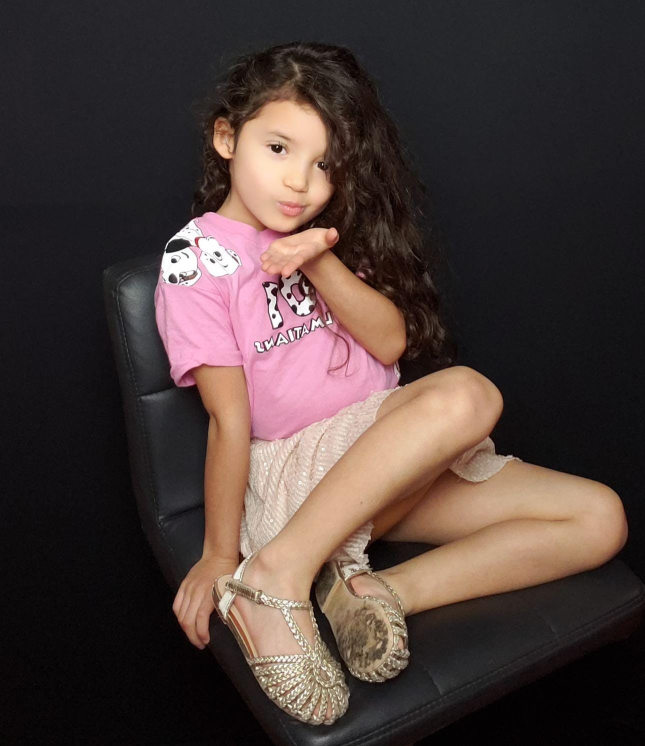
#> input picture data/input_segmentation/foto15.png, 1290 x 1492 px (shown at 1/2 size); its folder holds 3 pictures in this run
$ python dataset_builder.py
#> lines starting #> are read from the running program, lines starting #| are printed output that depends on the picture; pictures that were not available may be replaced by others from this repository, and a replacement may not be noted
import sys
import os
from pathlib import Path
import cv2
import numpy as np
import tkinter as tk
from tkinter import filedialog, simpledialog
from segment_anything import sam_model_registry, SamPredictor
import json

PROJECT_ROOT = Path(__file__).resolve().parent.parent
if str(PROJECT_ROOT) not in sys.path:
    sys.path.insert(0, str(PROJECT_ROOT))

try:
    from .config import (
        STATE_FILE,
        INPUT_SEG_DIR,
        OUTPUT_SEG_DIR,
        TRAIN_INPUT_DIR,
        TRAIN_OUTPUT_DIR,
        SAM_CHECKPOINT
    )
except ImportError:
    from src.config import (
        STATE_FILE,
        INPUT_SEG_DIR,
        OUTPUT_SEG_DIR,
        TRAIN_INPUT_DIR,
        TRAIN_OUTPUT_DIR,
        SAM_CHECKPOINT
    )

def load_last_index():
    if STATE_FILE.exists():
        with open(STATE_FILE, "r") as f:
            return json.load(f).get("last_index", 0)
    return 0

# [4 lines left out: function save_last_index, not called in this run]

def ask_start_index():
    last = load_last_index()
    next_auto = last + 1

    dialog = tk.Tk()
    dialog.title("Iniciar preprocessing")
    dialog.resizable(False, False)
    dialog.geometry("320x160")

    tk.Label(dialog, text=f"Último índice guardado: {last}", font=("Arial", 10)).pack(pady=(16, 4))
    tk.Label(dialog, text="Iniciar desde (dejar vacío = continuar):", font=("Arial", 10)).pack()

    entry = tk.Entry(dialog, font=("Arial", 12), justify="center", width=10)
    entry.pack(pady=6)

    result = [next_auto]  # Default value

    def on_continue():
        result[0] = next_auto
        dialog.destroy()

    # [7 lines left out: function on_custom, not called in this run]

    btn_frame = tk.Frame(dialog)
    btn_frame.pack(pady=8)
    tk.Button(btn_frame, text=f"Continuar desde {next_auto}", command=on_continue, width=18).pack(side="left", padx=6)
    tk.Button(btn_frame, text="Usar número ingresado", command=on_custom, width=18).pack(side="left", padx=6)

    dialog.mainloop()
    return result[0]

START_FROM = ask_start_index()
print(f"Arrancando desde foto{START_FROM}.png")

# Open file explorer
INPUT_IMAGE = filedialog.askopenfilename(
    title="Selecciona una imagen",
    filetypes=[("Imágenes", "*.png *.jpg *.jpeg")]
)
#> the answer given: ../data/input_segmentation/foto15.png
if not INPUT_IMAGE:
    print("No se seleccionó ninguna imagen.")
    exit()

# Load image
image = cv2.imread(INPUT_IMAGE)
#> image is the input picture: shape (1492, 1290, 3); mean B, G, R 57.4, 60.7, 75.3
if image is None:
    print("Error al leer la imagen.")
    exit()
print("Imagen cargada:", INPUT_IMAGE)

# OUTPUT INPUT SEGMENTATION
INPUT_SEG_DIR.mkdir(parents=True, exist_ok=True)
filename = f"foto{START_FROM}.png"
output_path = INPUT_SEG_DIR / filename
cv2.imwrite(str(output_path), image)

def load_image_pair(index):
    input_path = INPUT_SEG_DIR / f"foto{index}.png"
    output_path = OUTPUT_SEG_DIR / f"foto{index}.png"

    img_input = cv2.imread(str(input_path))
    img_output = cv2.imread(str(output_path))

    if img_input is None:
        print(f"No se encontró imagen de entrada: {input_path}")
        exit()
    if img_output is None:
        print(f"No se encontró imagen de salida: {output_path}")
        exit()

    print(f"Cargado par: foto{index}.png")
    return img_input, img_output

image_bgr, output_image_bgr = load_image_pair(START_FROM)

TRAIN_INPUT_DIR.mkdir(parents=True, exist_ok=True)
TRAIN_OUTPUT_DIR.mkdir(parents=True, exist_ok=True)

# Function to get the next save index based on existing files in the output directory
def get_next_save_index(output_dir):
    i = 1
    while (output_dir / f"imagen_{i}.png").exists():
        i += 1
    return i

save_index = get_next_save_index(TRAIN_INPUT_DIR)

# Adjust image to neural network input
def resize_image(image_bgr):
	TARGET_SIZE = 512
	h, w = image_bgr.shape[:2]
#> h = 1492; w = 1290
	scale = TARGET_SIZE / max(h, w)
#> scale = 0.343
	new_w = int(w * scale)
#> new_w = 442
	new_h = int(h * scale)
#> new_h = 512
	resized = cv2.resize(image_bgr, (new_w, new_h))
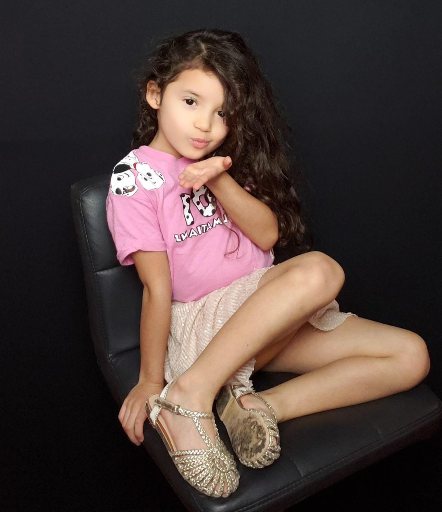
#> resized: shape (512, 442, 3); mean B, G, R 57.3, 60.6, 75.2
	image_bgr = np.zeros((TARGET_SIZE, TARGET_SIZE, 3), dtype=np.uint8)
	x_offset = (TARGET_SIZE - new_w) // 2
#> x_offset = 35
	y_offset = (TARGET_SIZE - new_h) // 2
#> y_offset = 0
	image_bgr[y_offset:y_offset+new_h, x_offset:x_offset+new_w] = resized
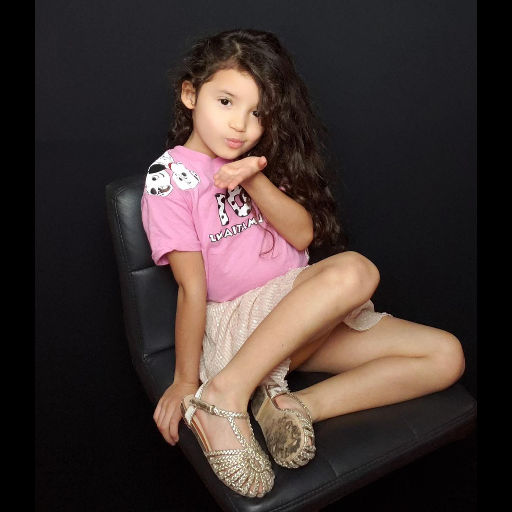
#> image_bgr: shape (512, 512, 3); mean B, G, R 49.5, 52.3, 64.9

	return image_bgr

output_image_bgr = resize_image(output_image_bgr)
image_bgr = resize_image(image_bgr)

image_rgb = cv2.cvtColor(image_bgr, cv2.COLOR_BGR2RGB)

# Load SAM model
if not SAM_CHECKPOINT.exists():
#> (the run stopped early here; a loop or call above may not have finished)

$ run again, on data/input_train/imagen_17.png
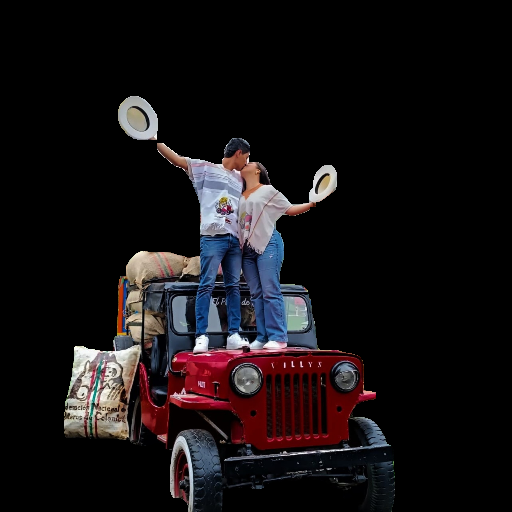
#> input picture data/input_train/imagen_17.png, 512 x 512 px
#> image is the input picture: shape (512, 512, 3); mean B, G, R 19.5, 17.7, 22
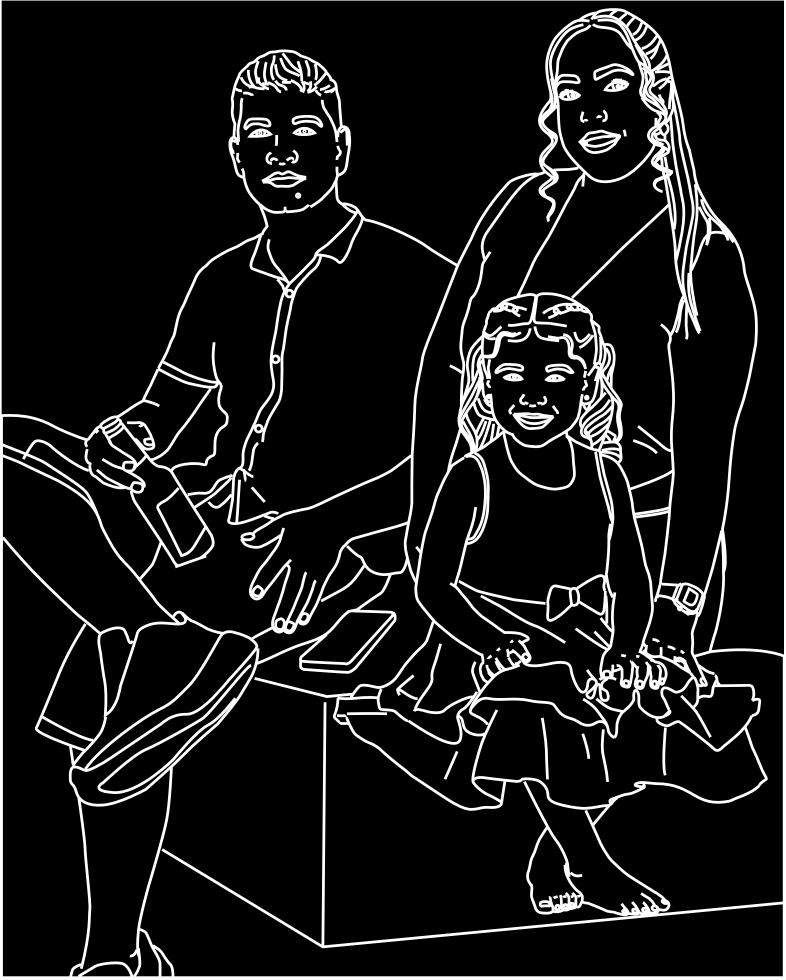
#> input picture data/output_segmentation/foto1.png, 2357 x 2938 px (shown at 1/3 size)
#> in load_image_pair, img_output is the input picture: shape (2938, 2357, 3); min 0, max 255, mean 24.9
#> in resize_image, `image_bgr[y_offset:y_offset+new_h, x_offset:x_offset+new_w] = resized`:
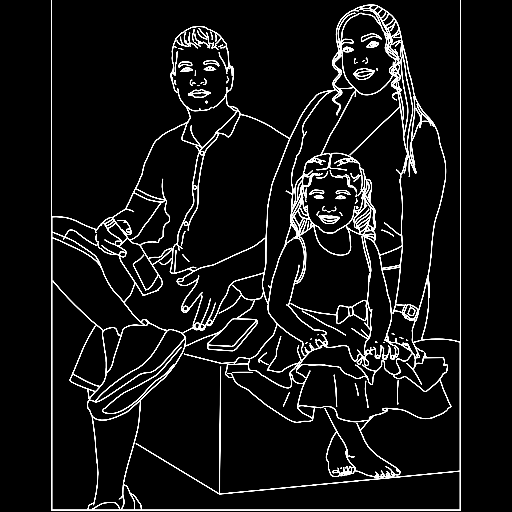
#> image_bgr: shape (512, 512, 3); min 0, max 255, mean 20

$ run again, on data/output_segmentation/foto.png
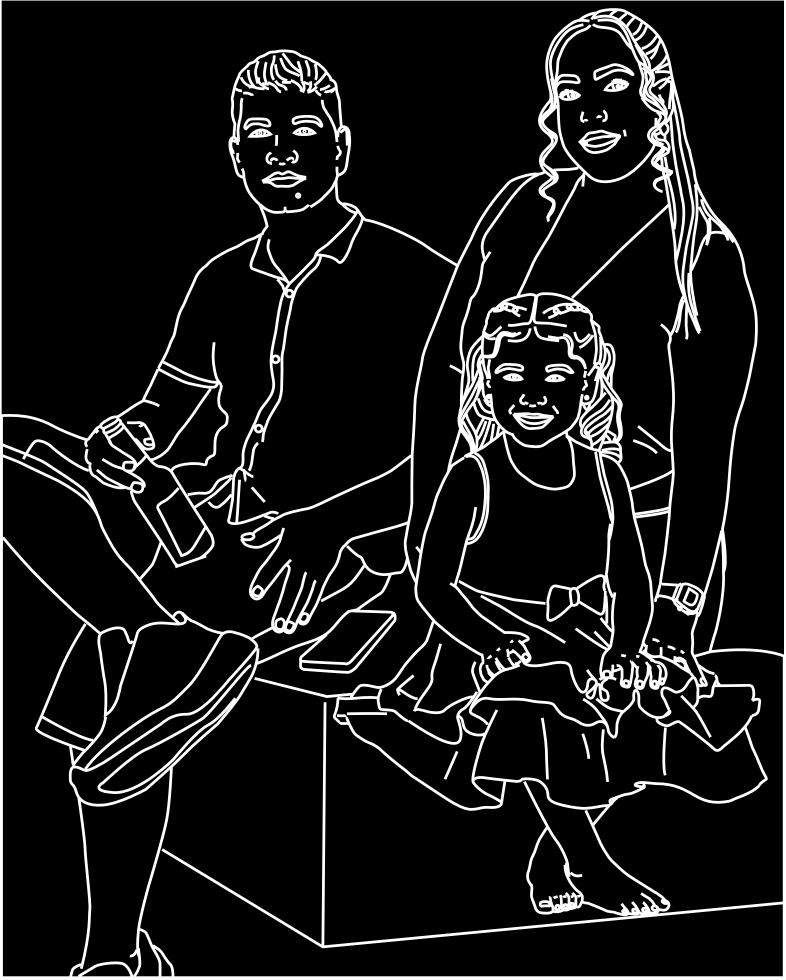
#> input picture data/output_segmentation/foto.png, 2357 x 2938 px (shown at 1/3 size)
#> image is the input picture: shape (2938, 2357, 3); min 0, max 255, mean 24.9
#> in resize_image, `resized = cv2.resize(image_bgr, (new_w, new_h))`:
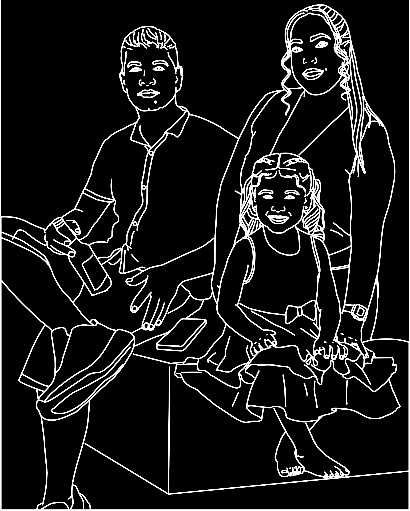
#> resized: shape (511, 410, 3); min 0, max 255, mean 25
#> in resize_image, `image_bgr[y_offset:y_offset+new_h, x_offset:x_offset+new_w] = resized`:
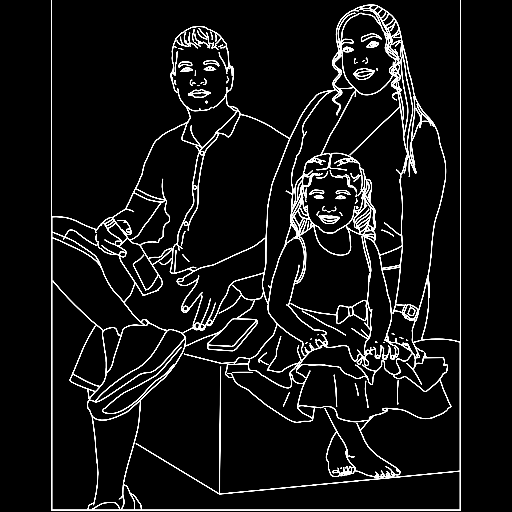
#> image_bgr: shape (512, 512, 3); min 0, max 255, mean 20
